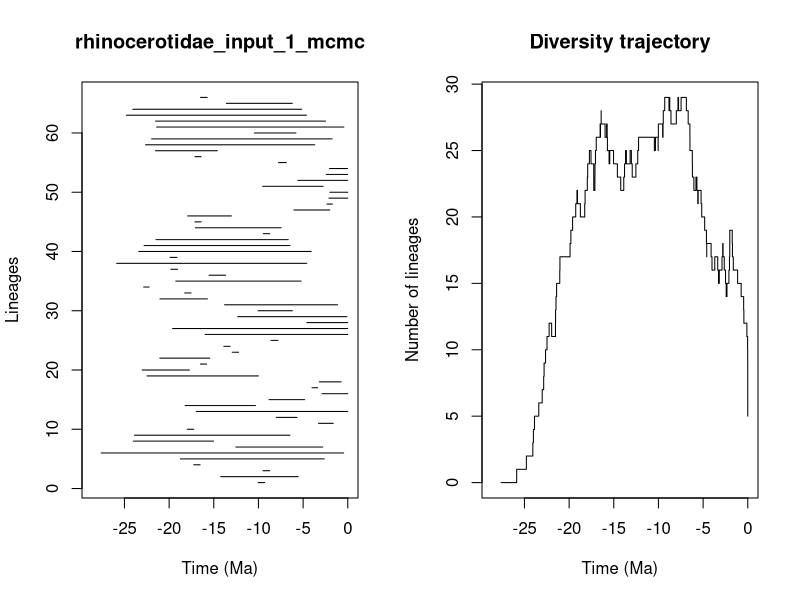

This figure's R source:


pdf(file='/Users/tobias/Documents/Sweden/PhD/rise_and_fall/longevity_analyses/mammals/families/rhinocerotidae_pyrate_mcmc_logs/rhinocerotidae_input_1_mcmc_LTT.pdf',width=0.6*20, height=0.6*10)
title = "rhinocerotidae_input_1_mcmc"
ts=c(10.0326451204, 14.2237942654,9.4859700569,17.2442092026,18.74042022,27.6080909755,12.52736618,23.9982207057,23.8750970885,17.9631201166,3.28033056081,7.99805039409,16.9626213761,18.2118485929,8.81970628547,2.88335979687,4.00514531309,3.18734396615,22.4750026228,23.012753466,16.4969077853,21.046958141,12.9354535092,13.8823041018,8.59858157552,15.9757941002,19.6108970498,4.59249252026,12.319482113,10.0370603289,13.7944946868,21.0278469672,18.2546320097,22.8475118765,19.2596302279,15.5272407149,19.8030959179,25.8693131574,19.8935374954,23.3973258399,22.8020039525,21.4687337364,9.46012388821,17.0519914434,17.1137397608,17.9193828436,6.0331938057,2.32852670021,2.1118574234,2.01657831313,9.53009049949,5.59766524747,2.41749991165,2.05010264593,7.74956759744,17.105747557,21.5272833204,22.6405640446,21.9560562283,10.4576853291,21.4014683539,21.517617103,24.785111703,24.0629593377,13.590053256,16.4886994594)
te=c(9.29815698717, 5.55107159078,8.73587680946,16.5295283777,2.63235879027,0.461027634795,2.80818992031,15.0251792409,6.47415697046,17.2461829847,1.62101664034,5.69232573141,0.0,10.3327491681,4.82571754187,0.00217858242256,3.36622809607,0.742172069278,10.0082806091,17.7287159454,15.8059256018,15.4483188337,12.2252804742,13.1705362988,7.81460897884,0.0,0.0,0.00168387779692,0.101053292504,6.19723994167,1.13864792277,15.7133514005,17.5499509268,22.2399546338,5.22821817416,13.6832103146,19.0619168818,4.59222104271,19.121687722,4.10580738632,6.47684689884,6.67047559302,8.7340231865,7.46565488133,16.4125370497,13.0311562764,2.0137159759,1.71710490485,0.0,0.0,2.76528452709,0.00352790051259,0.00832208089532,0.0199048971617,6.87696426687,16.4138613457,14.5993250117,3.69372368938,1.74061205689,5.80222369689,0.437726196351,2.48898016652,4.62764421052,5.15641780694,6.20893819071,15.7410288584)
div_traj=c(0, 1,2,3,4,5,6,7,8,9,10,11,12,11,12,13,14,15,16,17,18,19,20,21,22,21,20,21,22,23,24,25,24,23,22,23,24,25,26,27,26,27,28,27,26,27,26,25,24,25,24,23,22,23,24,25,24,25,24,23,24,25,26,25,26,25,26,27,26,27,28,29,28,29,28,27,28,29,28,29,28,27,26,25,24,23,22,23,22,21,22,21,20,19,18,17,18,17,16,17,16,15,16,17,18,17,16,15,14,15,16,17,18,19,18,17,16,15,14,13,12,11,10,9,8,7,6,5,5,5,5,5)
time_events=c(27.6080909755, 25.8693131574,24.785111703,24.0629593377,23.9982207057,23.8750970885,23.3973258399,23.012753466,22.8475118765,22.8020039525,22.6405640446,22.4750026228,22.2399546338,21.9560562283,21.5272833204,21.517617103,21.4687337364,21.4014683539,21.046958141,21.0278469672,19.8935374954,19.8030959179,19.6108970498,19.2596302279,19.121687722,19.0619168818,18.74042022,18.2546320097,18.2118485929,17.9631201166,17.9193828436,17.7287159454,17.5499509268,17.2461829847,17.2442092026,17.1137397608,17.105747557,17.0519914434,16.9626213761,16.5295283777,16.4969077853,16.4886994594,16.4138613457,16.4125370497,15.9757941002,15.8059256018,15.7410288584,15.7133514005,15.5272407149,15.4483188337,15.0251792409,14.5993250117,14.2237942654,13.8823041018,13.7944946868,13.6832103146,13.590053256,13.1705362988,13.0311562764,12.9354535092,12.52736618,12.319482113,12.2252804742,10.4576853291,10.3327491681,10.0370603289,10.0326451204,10.0082806091,9.53009049949,9.4859700569,9.46012388821,9.29815698717,8.81970628547,8.73587680946,8.7340231865,8.59858157552,7.99805039409,7.81460897884,7.74956759744,7.46565488133,6.87696426687,6.67047559302,6.47684689884,6.47415697046,6.20893819071,6.19723994167,6.0331938057,5.80222369689,5.69232573141,5.59766524747,5.55107159078,5.22821817416,5.15641780694,4.82571754187,4.62764421052,4.59249252026,4.59222104271,4.10580738632,4.00514531309,3.69372368938,3.36622809607,3.28033056081,3.18734396615,2.88335979687,2.80818992031,2.76528452709,2.63235879027,2.48898016652,2.41749991165,2.32852670021,2.1118574234,2.05010264593,2.01657831313,2.0137159759,1.74061205689,1.71710490485,1.62101664034,1.13864792277,0.742172069278,0.461027634795,0.437726196351,0.101053292504,0.0199048971617,0.00832208089532,0.00352790051259,0.00217858242256,0.00168387779692,0.0,0.0,0.0,0.0,0.0)
				par(mfrow=c(1,2))
				L = length(ts)
				plot(ts, 1:L , xlim=c(-max(ts)-1,0), pch=20, type="n", main=title,xlab="Time (Ma)",ylab="Lineages")
				for (i in 1:L){segments(x0=-te[i],y0=i,x1=-ts[i],y1=i)}	
				t = -time_events
				plot(div_traj ~ t,type="s", main = "Diversity trajectory",xlab="Time (Ma)",ylab="Number of lineages",xlim=c(-max(ts)-1,0))
				abline(v=c(65,200,251,367,445),lty=2,col="gray")
				